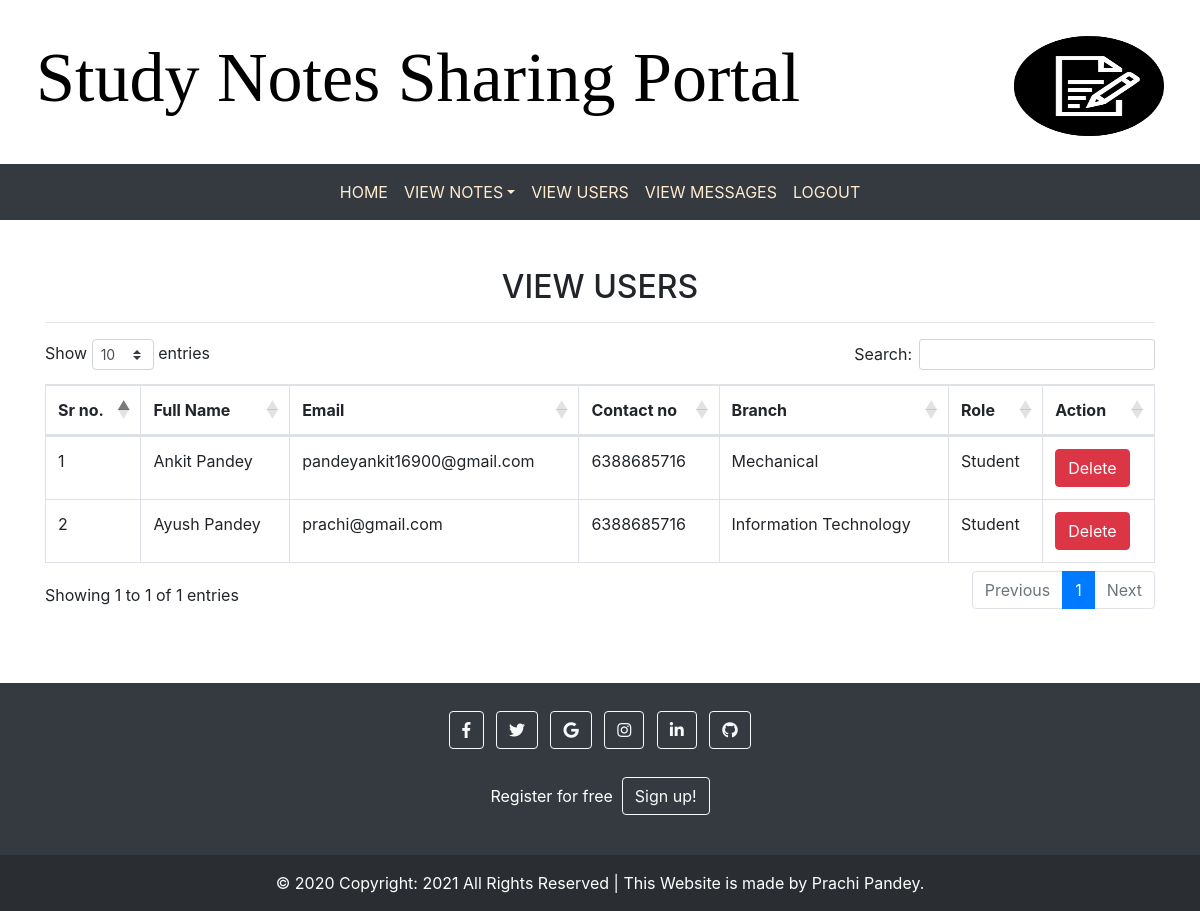
The app's page /view_users (signed in) with its own data.
### notes/models.py (models this page shows, shortened)
class Signup(models.Model):
    user = models.ForeignKey(User,on_delete=models.CASCADE)
    contact = models.CharField(max_length=10)
    branch = models.CharField(max_length=30)
    role = models.CharField(max_length=10)

### notes/views.py (the view)
# urls.py: path('view_users',view_users,name='view_users'),
def view_users(request):
    if not request.user.is_authenticated:
         return redirect('admin_login')
    users=Signup.objects.all()
    d = {'users':users}
    return render(request,'view_users.html',d)

### notes/templates/view_users.html (shortened to what this page needs)
{% extends 'admin_nav.html'  %}
{% block body %}
{% load static %}
<!DOCTYPE html>
<html lang="en">
    <link rel="stylesheet"href="https://cdnjs.cloudflare.com/ajax/libs/twitter-bootstrap/4.5.2/css/bootstrap.css">
    <link rel="stylesheet"href="https://cdn.datatables.net/1.11.3/css/dataTables.bootstrap4.min.css">
    <div class="container mt-5">
        <h2 class="text-center">VIEW USERS</h2>
        <hr>
        <table class="table table-bordered " id="example">
            <thead>
                <tr>
                    <th>Sr no.</th>
                    <th>Full Name</th>
                    <th>Email</th>
                    <th>Contact no</th>
                    <th>Branch</th>
                    <th>Role</th>
                    <th>Action</th>
                </tr>
            </thead>
                 {% for i in users %}
            <tbody>
                <tr>
                    <td>{{forloop.counter}}</td>
                    <td style="text-transform:capitalize">{{i.user.first_name}} {{i.user.last_name}}</td>
                    <td>{{i.user.username}}</td>
                    <td>{{i.contact}}</td>
                    <td>{{i.branch}}</td>
                    <td>{{i.role}}</td>
                    <td><a href="{% url 'delete_users' i.user.id %}" class="btn btn-danger" onclick="return confirm('Are you sure?')">
                    Delete</a></td>
                </tr>
                {% endfor %}
            </tbody>
        </table>
    </div>
    <br><br><br>
    <footer class="bg-dark text-center text-white">
        <div class="container p-4 pb-0">
          <section class="mb-4">
            <a class="btn btn-outline-light btn-floating m-1" href="#!" role="button"
              ><i class="fab fa-facebook-f"></i
            ></a>
            <a class="btn btn-outline-light btn-floating m-1" href="#!" role="button"
              ><i class="fab fa-twitter"></i
            ></a>
            <a class="btn btn-outline-light btn-floating m-1" href="#!" role="button"
              ><i class="fab fa-google"></i
            ></a>
            <a class="btn btn-outline-light btn-floating m-1" href="#!" role="button"
              ><i class="fab fa-instagram"></i
            ></a>
            <a class="btn btn-outline-light btn-floating m-1" href="#!" role="button"
              ><i class="fab fa-linkedin-in"></i
            ></a>
            <a class="btn btn-outline-light btn-floating m-1" href="#!" role="button"
              ><i class="fab fa-github"></i
            ></a>
          </section>
          <section class="">
            <p class="d-flex justify-content-center align-items-center">
              <span class="me-3">Register for free&nbsp;&nbsp;</span>
              <a href="{% url 'signup'  %}" class="btn btn-outline-light btn-rounded">
                Sign up!
              </a>
            </p>
          </section>
        </div>
        <div class="text-center p-3" style="background-color: rgba(0, 0, 0, 0.2);">
          © 2020 Copyright: 2021 All Rights Reserved  | This Website is made by Prachi Pandey.
        </div>
      </footer>
</html>
{% endblock %}

### records on screen
Signup: user.first_name "Ankit", user.last_name "Pandey", user.username "pandeyankit16900@gmail.com", contact "6388685716", branch "Mechanical", role "Student"
Signup: user.first_name "Ayush", user.last_name "Pandey", user.username "prachi@gmail.com", contact "6388685716", branch "Information Technology", role "Student"
